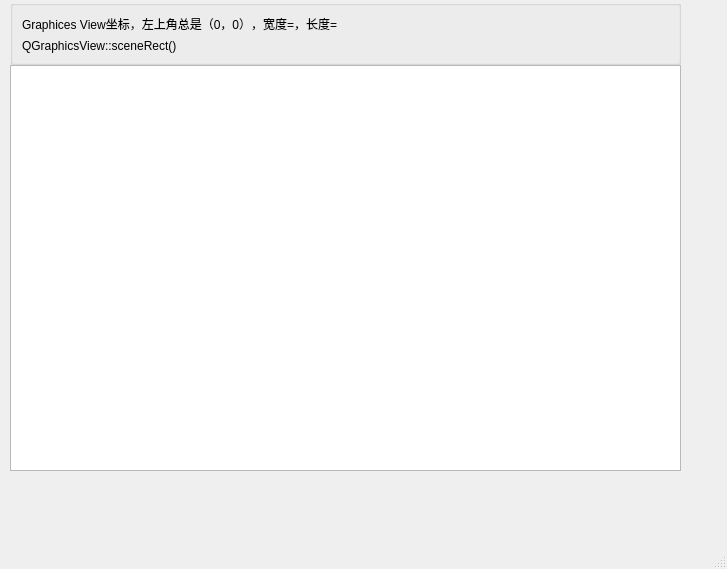
<?xml version="1.0" encoding="UTF-8"?>
<ui version="4.0">
 <class>MainWindow</class>
 <widget class="QMainWindow" name="MainWindow">
  <property name="geometry">
   <rect>
    <x>0</x>
    <y>0</y>
    <width>727</width>
    <height>569</height>
   </rect>
  </property>
  <property name="windowTitle">
   <string>MainWindow</string>
  </property>
  <widget class="QWidget" name="centralwidget">
   <widget class="QWidget" name="">
    <property name="geometry">
     <rect>
      <x>10</x>
      <y>0</y>
      <width>671</width>
      <height>471</height>
     </rect>
    </property>
    <layout class="QVBoxLayout" name="wholeVL">
     <property name="spacing">
      <number>0</number>
     </property>
     <item>
      <widget class="QGroupBox" name="aGroupBox">
       <property name="title">
        <string/>
       </property>
       <layout class="QVBoxLayout" name="verticalLayout">
        <item>
         <widget class="QLabel" name="labSceneRect">
          <property name="text">
           <string>Graphices View坐标，左上角总是（0，0），宽度=，长度=</string>
          </property>
         </widget>
        </item>
        <item>
         <widget class="QLabel" name="labViewSize">
          <property name="text">
           <string>QGraphicsView::sceneRect()</string>
          </property>
         </widget>
        </item>
       </layout>
      </widget>
     </item>
     <item>
      <widget class="MyGraphicsView" name="view"/>
     </item>
    </layout>
   </widget>
  </widget>
  <widget class="QStatusBar" name="statusbar"/>
 </widget>
 <customwidgets>
  <customwidget>
   <class>MyGraphicsView</class>
   <extends>QGraphicsView</extends>
   <header>MyGraphicsView.h</header>
  </customwidget>
 </customwidgets>
 <resources/>
 <connections/>
</ui>
